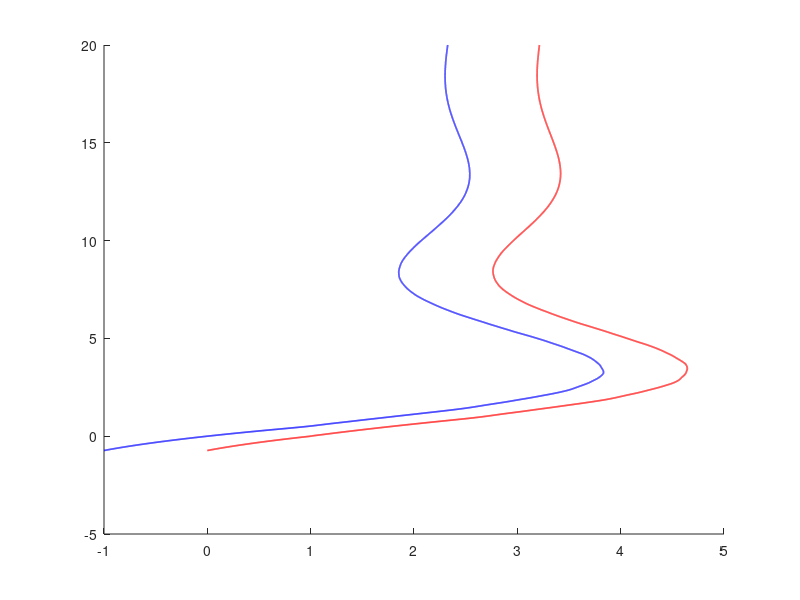

The MATLAB source for this figure: (Note: this script raises an error after producing the figure.)
% fdm_contact.m   — explicit finite‑difference scheme with unilateral contact
% -------------------------------------------------------------------------
clear;  clc;

%% Parameters (identical to the Python version)
L  = 1;          % domain length
T  = 20;         % total time
M  = 10;         % spatial divisions   (=> M+1 nodes)
N  = 10000;      % time steps          (=> N+1 time levels)
c  = 2;
f  = 1;

beta            = 0.1;
obstaclePosition = 1;   % “h” in the paper
kappa           = 0.1;

initialVelocity = 1;
t0 = (1/f) * ( initialVelocity ...
      - sqrt(initialVelocity^2 + 2*f*obstaclePosition) );

Tol = 1.0e-5;

%% Derived grid sizes
dx = L / M;
dt = (T - t0) / N;

phi = 1 / (1 + kappa*dx + beta*dx/dt);   % Eq. (ψ)
lambda = (c*dt)/dx;


%% Allocate and set initial data
u = zeros(N+1, M+1);         % u(j,i)  with j=1..N+1,  i=1..M+1
u(1,:) = 0;                   % u^0_i  = 0
u(2,:) = initialVelocity * dt; % u^1_i  = v0 * Δt   (row‑2 in MATLAB)

%% Time‑marching loop
for j = 2:N                     % j = 2 … N   (corresponds to Python j = 1 … N-1)
    % Internal nodes: i = 2 … M   (Python 1 … M-1)
    for i = 2:M
        u(j+1,i) = 2*(1 - c^2*(dt/dx)^2) * u(j,i) ...
                  + c^2*(dt/dx)^2 * (u(j,i+1) + u(j,i-1)) ...
                  - u(j-1,i) + f * dt^2;
    end
    
    % Left boundary (Neumann, Eq. 62)
    u(j+1,1) = u(j+1,2);
    
    % Right boundary (contact, Eq. 63)
    tip_now = u(j, M+1);               % u_M^j   (M+1 due to MATLAB indexing)
    if abs(tip_now - obstaclePosition) < Tol || tip_now > obstaclePosition
        u(j+1, M+1) = phi * ( ...
              u(j+1, M) ...                    % u_{M-1}^{j+1}
            + kappa * obstaclePosition * dx ...
            + beta * (dx/dt) * tip_now ...
        );
    else
        u(j+1, M+1) = u(j+1, M);
    end
end

%% Plotting — identical visual to the Python version
time_vec = linspace(t0, T, N+1);

ult = u(:,1) - L;                        % left end, shifted like Python

figure;  hold on;
plot( u(:, M+1), time_vec, 'r', 'DisplayName','right end','LineWidth',1.2 );
plot( ult,        time_vec, 'b', 'DisplayName','left end','LineWidth',1.2 );
xline( obstaclePosition, '--k', 'Obstacle', 'DisplayName','Obstacle','LineWidth',1.2 );

xlabel('Position');
ylabel('Time');
title('End‑Point Displacements vs Time (Finite‑Difference Simulation)');
legend('Location','best');
set(gca,'YLim',[0, T - t0]); 
grid on;


rod_len = u(:, M+1) - u(:,1) + L;        % u_right + L − u_left

figure;                                  % new window
plot(time_vec, rod_len,'k', 'LineWidth',1.2);
xlabel('time');
ylabel('Length');
title('Length of the rod over time');
set(gca,'XLim',[0, T - t0]); 
grid on;
